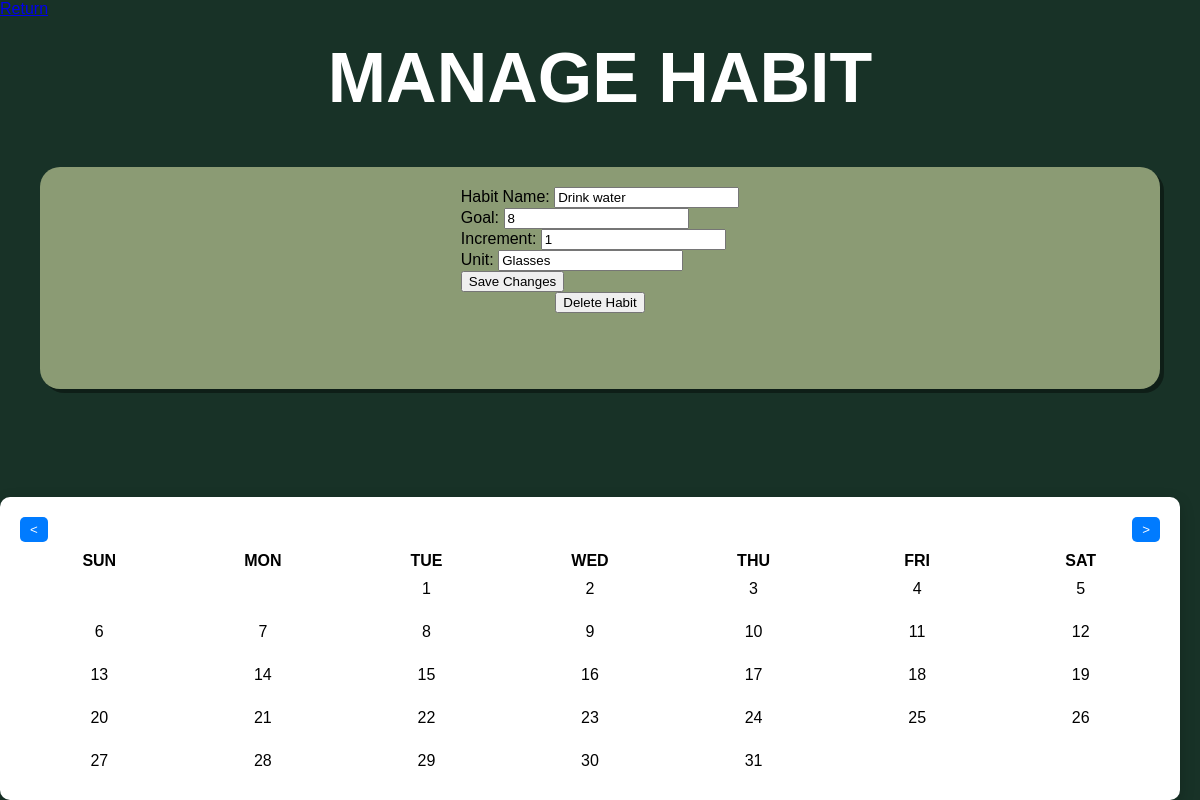
The app's page /ManageHabit.html?id=3 with its own data.
### tables this page shows
CREATE TABLE habits (
        id INTEGER PRIMARY KEY AUTOINCREMENT,
        Name TEXT NOT NULL,
        Goal INTEGER NOT NULL,
        Increment INTEGER NOT NULL,
        Unit TEXT NOT NULL,
        Progress INTEGER DEFAULT 0,
        Streak INTEGER DEFAULT 0
    );

### app.py (the view, shortened to what this page needs)
@app.route('/ManageHabit.html', methods=['GET'])
@app.route('/ManageHabit/<int:year>/<int:month>', methods=['GET', 'POST'])
def manage_habit(year=None, month=None):
    habit_id = request.args.get('id', type=int)
    errors = []
    habit = None
    if habit_id:
        habit = get_habit_by_id(habit_id)
        if not habit:
            errors.append('Habit not found')
    current_date = datetime(year or datetime.today().year, month or datetime.today().month, 1)
    calendar_data = get_calendar_data(current_date)
    return render_template('ManageHabit.html', calendar_data=calendar_data, current_date=current_date, habit=habit)

### app.py (called while the page is built)
def get_db_connection():
    conn = sqlite3.connect('Tracker.db')
    conn.row_factory = sqlite3.Row
    return conn

def get_calendar_data(date):
    first_day_of_month = date.replace(day=1)
    first_weekday, days_in_month = calendar.monthrange(date.year, date.month)
    days = []
    for day in range(1, days_in_month + 1):
        full_date = date.replace(day=day).strftime('%Y-%m-%d')
        status = date_statuses.get(full_date, None)  # Get status from date_statuses
        days.append({'day': day, 'full_date': full_date, 'status': status})
    month_year = date.strftime('%B %Y')
    return {
        'month_year': month_year,
        'days': days,
        'first_weekday': first_weekday,
    }

def get_habit_by_id(habit_id):
    conn = get_db_connection()
    cursor = conn.cursor()
    cursor.execute("SELECT * FROM habits WHERE id = ?", (habit_id,))
    habit = cursor.fetchone()
    conn.close()
    return habit

### templates/ManageHabit.html (shortened to what this page needs)
<!DOCTYPE html>
<html lang="en">
<head>
    <link rel="stylesheet" href="/static/styles.css">
</head>
<body>
    <div class="top-container">
        <a href="/Habit.html">Return</a>
        <h1>MANAGE HABIT</h1>
    </div>
    <div class="habit-info-container">
        <form action="/ManageHabit/{{ current_date.year }}/{{ current_date.month }}" method="POST">
          <label for="habit">Habit Name:</label>
          <input type="text" id="name" name="name" value="{{habit['Name']}}" required><br>
          <label for="goal">Goal:</label>
          <input type="number" id="goal" name="goal" value="{{habit['Goal']}}" required><br>
          <label type="text">Increment:</label>
          <input type="number" id="increment" name="increment" value="{{habit['Increment']}}" required><br>
          <label for="unit">Unit:</label>
          <input type="text" id="unit" name="unit" value="{{habit['unit']}}" required><br>
          <button type="submit">Save Changes</button>
        </form>
        <form action="/ManageHabit/{{ current_date.year }}/{{ current_date.month }}" method="POST">
          <button type="submit">Delete Habit</button>
        </form>
    </div>
    <br>
    <div class="calendar">
        <div class="header">
          <button onclick="window.location.href='/ManageHabit/{{ current_date.year - 1 if current_date.month == 1 else current_date.year }}/{{ 12 if current_date.month == 1 else current_date.month - 1 }}'">&lt;</button>
          <h1>{{ calendar_data.month_year }}</h1>
          <button onclick="window.location.href='/ManageHabit/{{ current_date.year + 1 if current_date.month == 12 else current_date.year }}/{{ 1 if current_date.month == 12 else current_date.month + 1 }}'">&gt;</button>
        </div>
        <div class="days">
          <div>Sun</div>
          <div>Mon</div>
          <div>Tue</div>
          <div>Wed</div>
          <div>Thu</div>
          <div>Fri</div>
          <div>Sat</div>
        </div>
        <div class="dates" style="display: grid; grid-template-columns: repeat(7, 1fr);">
          {% for _ in range(calendar_data.first_weekday) %}
            <div></div>
          {% endfor %}
          {% for day in calendar_data.days %}
            <div class="{{ day.status }}">
              {{ day.day }}
            </div>
          {% endfor %}
        </div>
      </div>
</body>
</html>

### static/styles.css (style rules this page uses)
body { background-color: #183227; font-family: 'Arial', sans-serif; margin: 0; box-sizing: border-box; height: 100vh; display: flex; font-style: bold; flex-direction: column; cursor: url('default_cursor.png') 64 64, auto; }
h1 { text-align: center; margin-top: 20px; color: #fff; font-size: 70px; }
.habit-info-container { width: 90%; margin: 2px auto; margin-bottom: 90px; flex: 1; background-color: #8b9b74; border-radius: 20px; display: flex; flex-direction: column; align-items: center; overflow-y: auto; padding: 20px; box-shadow: 4px 4px rgba(0, 0, 0, 0.4); }
.calendar { width: 95%; background: white; border-radius: 10px; box-shadow: 0 5px 15px rgba(0, 0, 0, 0.2); padding: 20px; }
.header { display: flex; justify-content: space-between; align-items: center; margin-bottom: 10px; }
.header button { border: none; background: #007bff; color: white; padding: 5px 10px; border-radius: 5px; cursor: pointer; }
.header h1 { margin: 0; font-size: 1.2rem; text-align: center; }
.days, .dates { display: grid; grid-template-columns: repeat(7, 1fr); gap: 5px; text-align: center; }
.days div { font-weight: bold; text-transform: uppercase; }
.dates div { padding: 10px; border-radius: 5px; cursor: pointer; }

### records on screen
habits: name "Drink water", goal "8", increment "1", unit "Glasses"

### other values on screen
{{ day.day }} "1" "2" "3" "4" "5" "6" "7" "8" "9" "10" "11" "12" "13" "14" "15" "16" "17" "18" "19" "20" "21" "22" "23" "24" "25" "26" "27" "28" "29" "30" "31"
